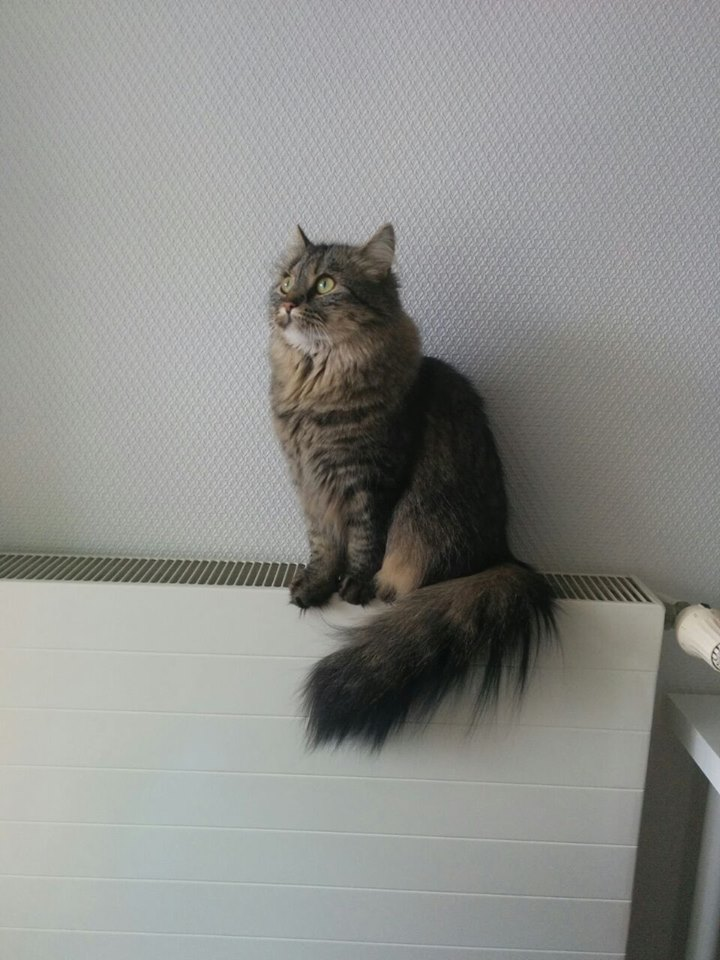
#> input picture play/smila.png, 720 x 960 px
$ jupyter execute --allow-errors computer_vision.ipynb   (shell and % lines are left out)   (older library calls are emulated)
#> lines starting #> are read from the running program, lines starting #| are printed output that depends on the picture
### juvis.py
# some computer vision functions
import matplotlib.pyplot as plt
import matplotlib.cm as cm
from PIL import Image
import numpy as np
from os import listdir
from os.path import isfile, join
import math
import cv2

def imresize(im, sz):
    pil_im = Image.fromarray(np.uint8(im))
    return np.array(pil_im.resize(sz))


# [11 lines left out: function extract_points, not called in this run]

def vectorize_images(images):
    """ flattens all images, each image is a row """
    return np.array([im.copy().flatten() for im in images])

# [38 lines left out: functions unify_images, load_video_as_mat, not called in this run]

def load_images_as_mat(folder_str, extension="png", gray=False):
    """
    tbd
    """
    files = [join(folder_str, f) for f in listdir(folder_str)
            if isfile(join(folder_str, f)) and f.endswith(extension)]
    mats = []
    for f in files:
        if gray:
            mats.append(np.array(Image.open(f).convert('L')))
        else:
            mats.append(np.array(Image.open(f)))
    return mats

# [89 lines left out: functions plot2d, normalize, rad2pos, plot_vec, translate, plot_mats, not called in this run]


def paint_mats(mats, interpolation='bilinear', vmin=None, vmax=None, max_row=10):
    """
    @mats {Matrices}: images to draw
    """
    cols = len(mats)
    rows = 1

    MAX_ROW = max_row

    if cols > MAX_ROW:
        rows = int(math.ceil(cols/MAX_ROW))
        cols = MAX_ROW

    size = (32, 32)

    fig, axs = plt.subplots(
    rows,
    cols,
    figsize=size,
    sharex=True,
    sharey=True)

    i = 0
    try:
        for ax in axs:
            if hasattr(ax, '__len__'):
                for ax_sub in ax:
                    ax_sub.axis('off')
                    if len(mats) > i:
                        ax_sub.imshow(
                            mats[i],
                            cmap=plt.cm.gray,
                            vmin=vmin,
                            vmax=vmax,
                            interpolation=interpolation)
                        ax_sub.set_adjustable('datalim')
                        i += 1
            else:
                ax.axis('off')
                ax.imshow(
                    mats[i],
                    cmap=plt.cm.gray,
                    vmin=vmin,
                    vmax=vmax,
                    interpolation=interpolation)
                ax.set_adjustable('box-forced')
                i += 1
    except:
        axs.axis('off')
        axs.imshow(
            mats[i],
            cmap=plt.cm.gray,
            vmin=vmin,
            vmax=vmax,
            interpolation=interpolation)
        axs.set_adjustable('box-forced')

    plt.show()

def histeq(im, nbr_bins=256):
    """ histogram eq for grayscale img """
    imhist, bins = np.histogram(im.flatten(), nbr_bins, normed=True)
    cdf = imhist.cumsum()  # cumulative distribution function
    cdf = 255 * cdf / cdf[-1]  # normalize

    # linear interpol. to find new pixel values
    im2 = np.interp(im.flatten(), bins[:-1], cdf)
    return im2.reshape(im.shape), cdf

def compute_average(imlist):
    """ compute average of a list of images """
    are_filepaths = isinstance(imlist[0], str)

    averageim = imlist[0].copy()
    if are_filepaths:
        averageim = np.array(Image.open(imlist[0]), 'f')
    else:
        averageim = np.uint8(averageim)

    for imname in imlist[1:]:
        try:
            if are_filepaths:
                averageim += np.array(Image.open(imname))
            else:
                averageim += np.uint8(imname)
        except:
            print("skip " + imname)
    averageim = np.float64(averageim)
    averageim /= len(imlist)  # potentially buggy
    return np.array(averageim, 'uint8')

# [29 lines left out: function pca, not called in this run]

### play/computer_vision.ipynb
[cell 1]
# learning computer vision
import matplotlib.pyplot as plt
from PIL import Image
import numpy as np

# import my modules
import sys
sys.path.append('/home/julian/dev/computer_vision_ws2015/')

import juvis as jv
# end import my modules

im = np.array(Image.open('smila.png').convert('L'))
im2, cdf = jv.histeq(im)
#> in histeq, `imhist, bins = np.histogram(im.flatten(), nbr_bins, normed=True)`: imhist = 256 values, max 0.0209 at index 188, min 0 at index 7, mean 0.00455; bins = 257 values from 6 to 226
#> in histeq, `cdf = imhist.cumsum()`: cdf = 256 values from 1.68e-06 to 1.16
#> in histeq, `cdf = 255 * cdf / cdf[-1]`: cdf = 256 values from 0.000369 to 255
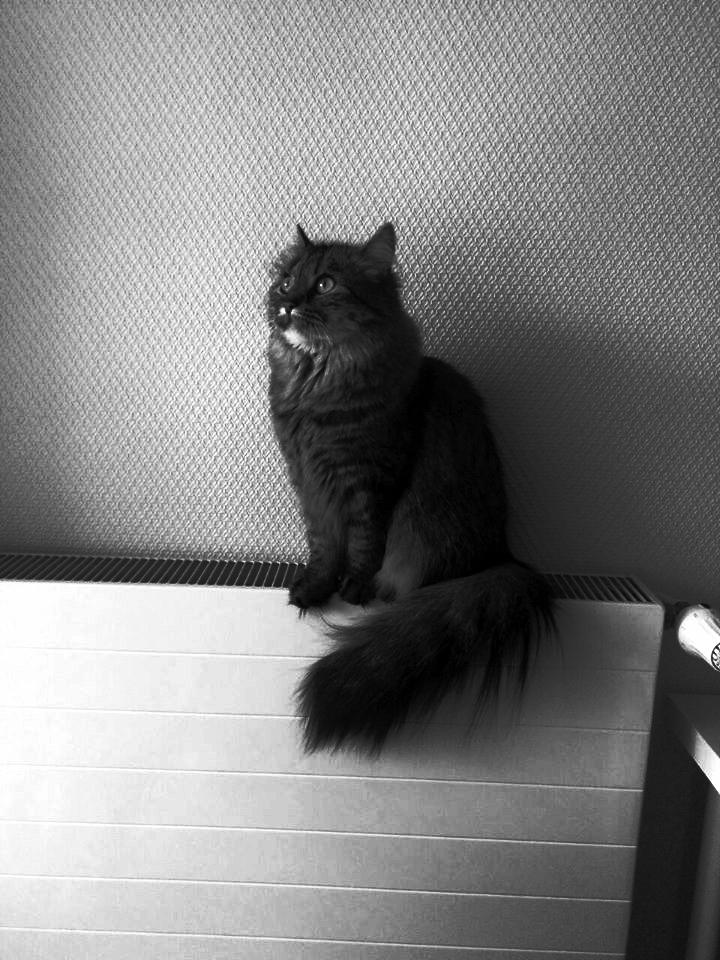
#> im2: shape (960, 720) float64; min 0.000369, max 255, mean 129.6
#> cdf = 256 values from 0.000369 to 255

im3 = jv.compute_average([im, im2])
#> in compute_average, `are_filepaths = isinstance(imlist[0], str)`: are_filepaths = False
#> in compute_average, `averageim += np.uint8(imname)`:
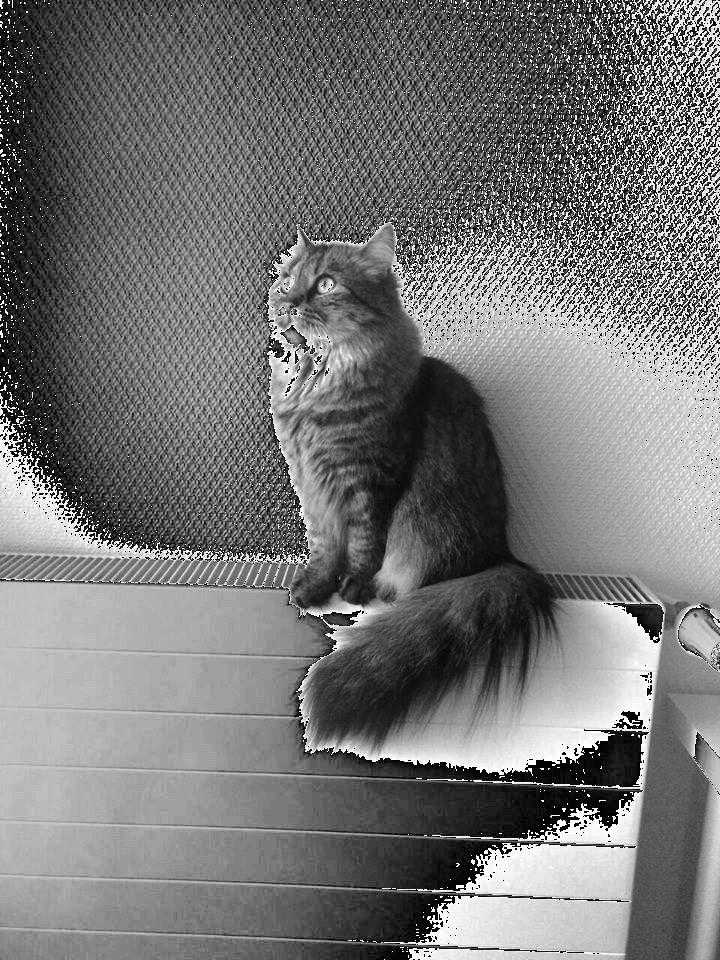
#> averageim: shape (960, 720); min 3, max 254, mean 117.6
#> in compute_average, `averageim /= len(imlist)`:
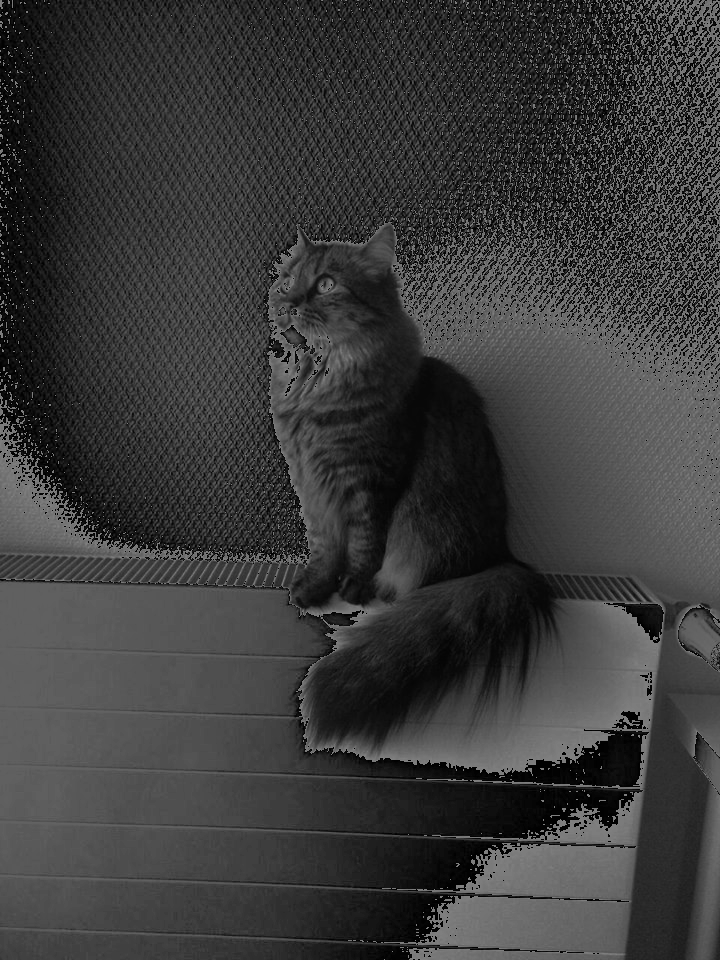
#> averageim: shape (960, 720) float64; min 1.5, max 127, mean 58.8

im4 = im - im2
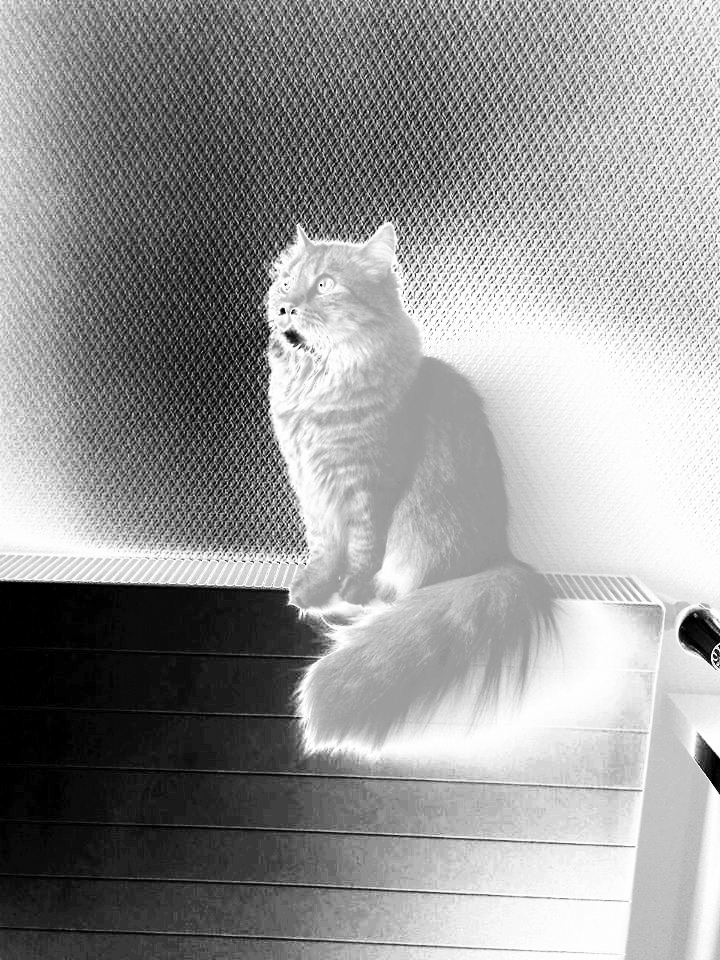
#> im4: shape (960, 720) float64; min -60.14, max 61.46, mean 11.3; drawn with min black and max white

jv.paint_mats([im, im2, im3, im4])
#> in paint_mats, `cols = len(mats)`: cols = 4
#> the loop in paint_mats, `for ax in axs:` made 4 passes

#> (a cell that did not finish here is left out)


jv.paint_mats(Ma_Face)

immatrix = jv.vectorize_images(Ma_Face)

#> (a cell that did not finish here is left out)

[cell 4]
# positive definite:

$ run again, with play/a.jpg saved as play/smila.png
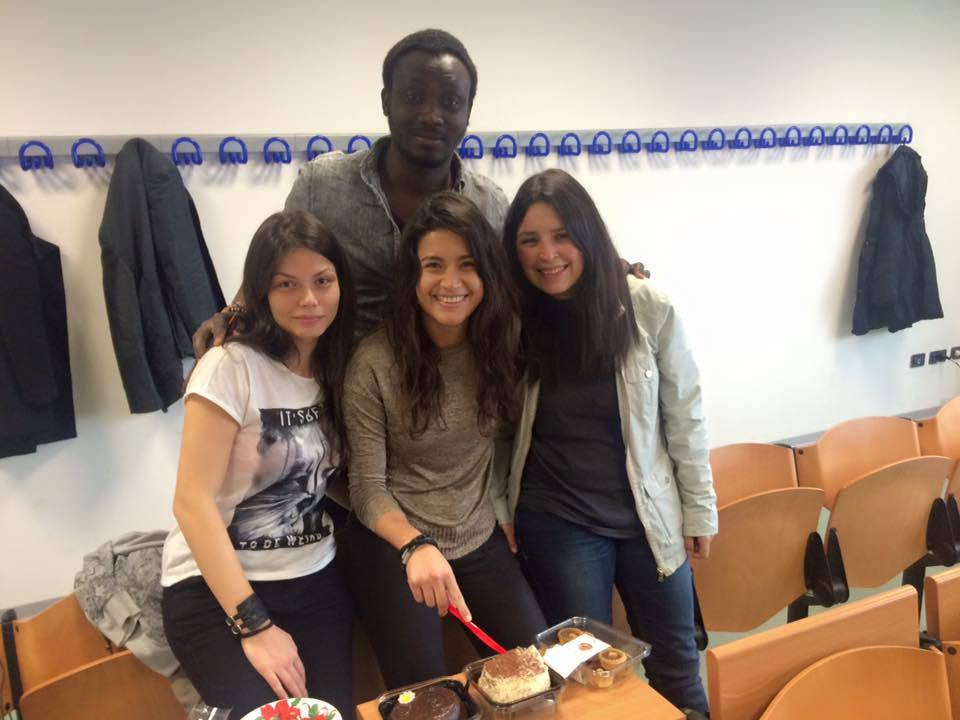
#> input picture play/a.jpg, 960 x 720 px
#> imhist = 256 values, max 0.0362 at index 253, min 0 at index 85, mean 0.00395; bins = 257 values from 2 to 255
#> in histeq, `cdf = imhist.cumsum()`: cdf = 256 values from 2.05e-05 to 1.01
#> in histeq, `cdf = 255 * cdf / cdf[-1]`: cdf = 256 values from 0.00516 to 255
#> `im2, cdf = jv.histeq(im)`:
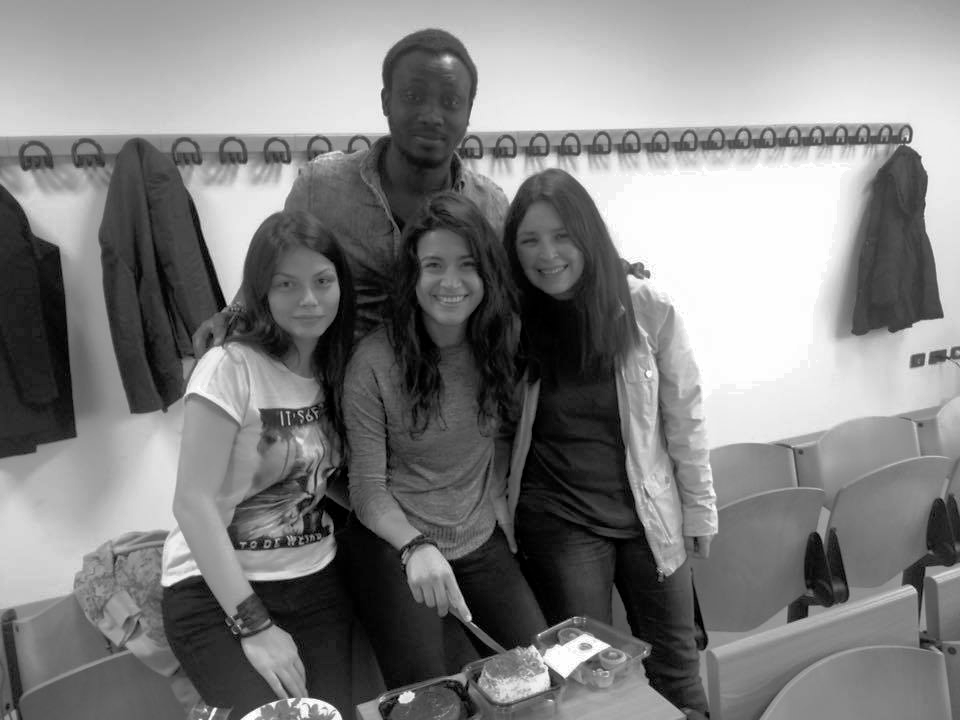
#> im2: shape (720, 960) float64; min 0.00516, max 255, mean 128.9
#> are_filepaths = False
#> `im4 = im - im2`:
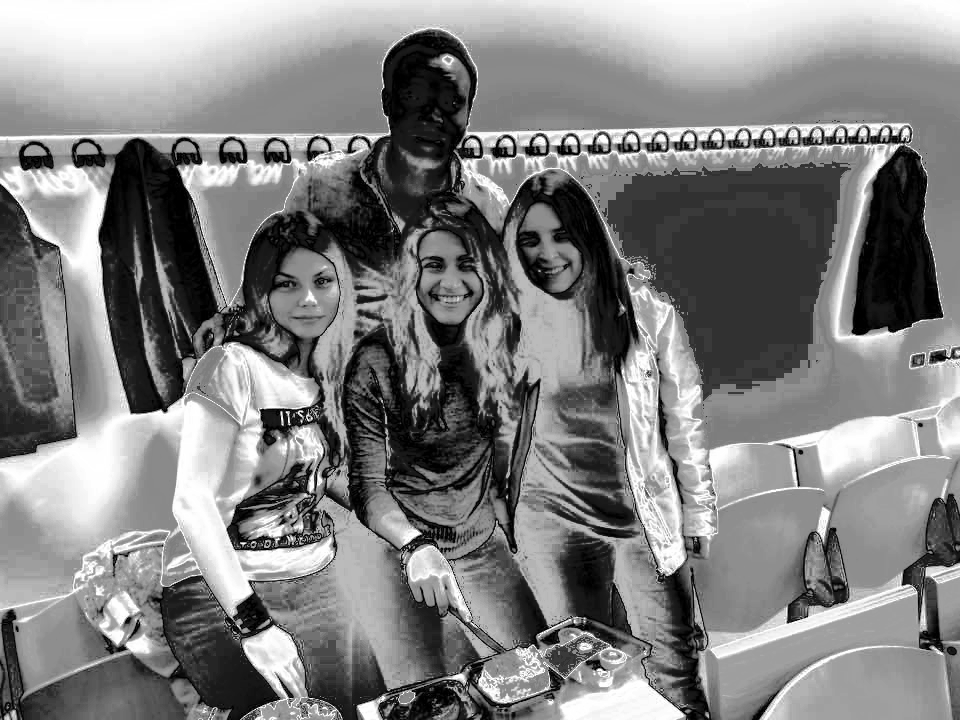
#> im4: shape (720, 960) float64; min -7.62, max 21.47, mean 7.2; drawn with min black and max white
#> cols = 4
#> the loop in paint_mats, `for ax in axs:` made 4 passes

$ run again, with play/flow_wiki.jpg saved as play/smila.png
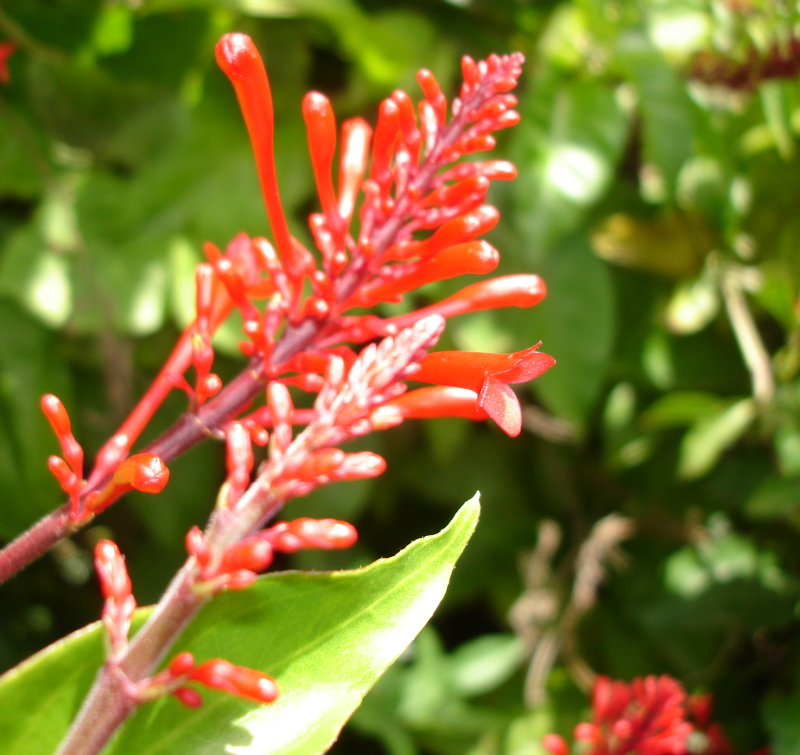
#> input picture play/flow_wiki.jpg, 800 x 755 px
#> imhist = 256 values, max 0.00815 at index 113, min 0 at index 31, mean 0.00403; bins = 257 values from 7 to 255
#> in histeq, `cdf = imhist.cumsum()`: cdf = 256 values from 1.2e-05 to 1.03
#> in histeq, `cdf = 255 * cdf / cdf[-1]`: cdf = 256 values from 0.00296 to 255
#> `im2, cdf = jv.histeq(im)`:
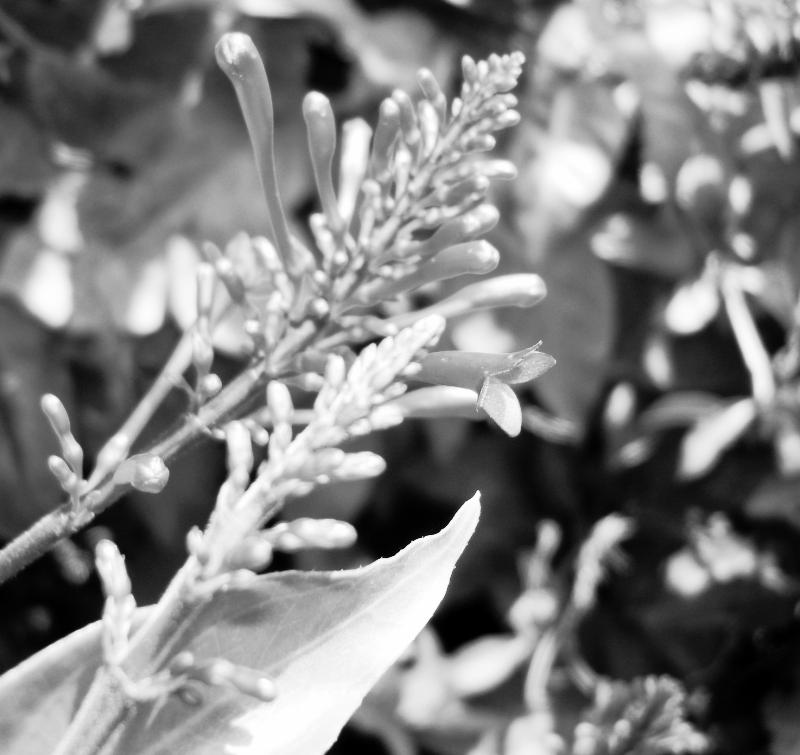
#> im2: shape (755, 800) float64; min 0.00296, max 255, mean 128.8
#> are_filepaths = False
#> `im4 = im - im2`:
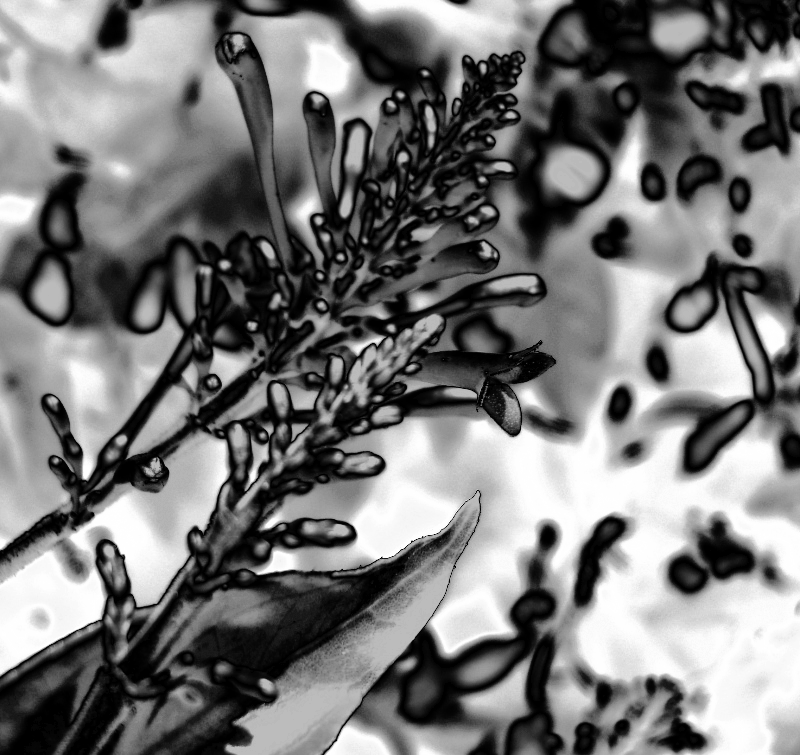
#> im4: shape (755, 800) float64; min -47.91, max 16.74, mean -17.27; drawn with min black and max white
#> cols = 4
#> the loop in paint_mats, `for ax in axs:` made 4 passes
